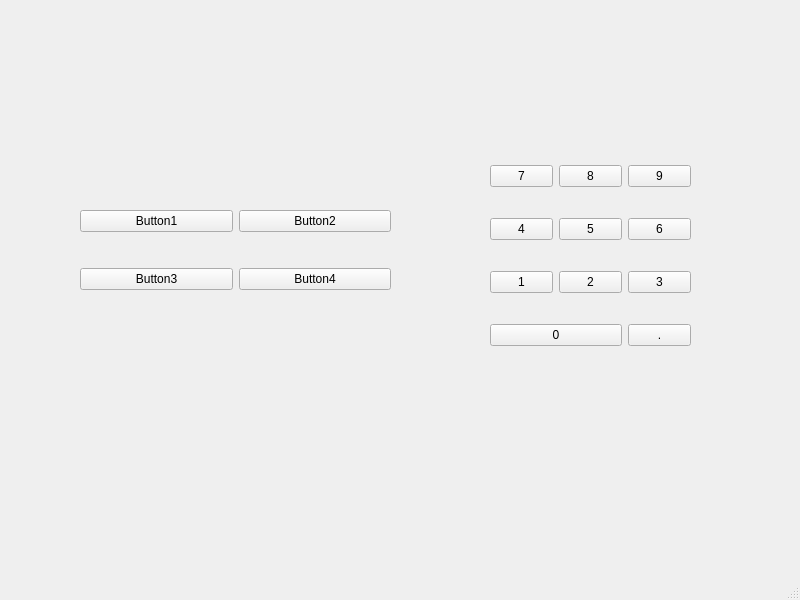
<?xml version="1.0" encoding="UTF-8"?>
<ui version="4.0">
 <class>MainWindow</class>
 <widget class="QMainWindow" name="MainWindow">
  <property name="geometry">
   <rect>
    <x>0</x>
    <y>0</y>
    <width>800</width>
    <height>600</height>
   </rect>
  </property>
  <property name="windowTitle">
   <string>MainWindow</string>
  </property>
  <widget class="QWidget" name="centralwidget">
   <widget class="QWidget" name="">
    <property name="geometry">
     <rect>
      <x>80</x>
      <y>180</y>
      <width>311</width>
      <height>141</height>
     </rect>
    </property>
    <layout class="QGridLayout" name="gridLayout">
     <item row="0" column="0">
      <widget class="QPushButton" name="pushButton">
       <property name="text">
        <string>Button1</string>
       </property>
      </widget>
     </item>
     <item row="0" column="1">
      <widget class="QPushButton" name="pushButton_2">
       <property name="text">
        <string>Button2</string>
       </property>
      </widget>
     </item>
     <item row="1" column="0">
      <widget class="QPushButton" name="pushButton_4">
       <property name="text">
        <string>Button3</string>
       </property>
      </widget>
     </item>
     <item row="1" column="1">
      <widget class="QPushButton" name="pushButton_3">
       <property name="text">
        <string>Button4</string>
       </property>
      </widget>
     </item>
    </layout>
   </widget>
   <widget class="QWidget" name="">
    <property name="geometry">
     <rect>
      <x>490</x>
      <y>140</y>
      <width>201</width>
      <height>231</height>
     </rect>
    </property>
    <layout class="QGridLayout" name="gridLayout_2">
     <item row="0" column="0">
      <widget class="QPushButton" name="pushButton_5">
       <property name="text">
        <string>7</string>
       </property>
      </widget>
     </item>
     <item row="0" column="1">
      <widget class="QPushButton" name="pushButton_6">
       <property name="text">
        <string>8</string>
       </property>
      </widget>
     </item>
     <item row="0" column="2">
      <widget class="QPushButton" name="pushButton_7">
       <property name="text">
        <string>9</string>
       </property>
      </widget>
     </item>
     <item row="1" column="0">
      <widget class="QPushButton" name="pushButton_8">
       <property name="text">
        <string>4</string>
       </property>
      </widget>
     </item>
     <item row="1" column="1">
      <widget class="QPushButton" name="pushButton_10">
       <property name="text">
        <string>5</string>
       </property>
      </widget>
     </item>
     <item row="1" column="2">
      <widget class="QPushButton" name="pushButton_9">
       <property name="text">
        <string>6</string>
       </property>
      </widget>
     </item>
     <item row="2" column="0">
      <widget class="QPushButton" name="pushButton_11">
       <property name="text">
        <string>1</string>
       </property>
      </widget>
     </item>
     <item row="2" column="1">
      <widget class="QPushButton" name="pushButton_15">
       <property name="text">
        <string>2</string>
       </property>
      </widget>
     </item>
     <item row="2" column="2">
      <widget class="QPushButton" name="pushButton_13">
       <property name="text">
        <string>3</string>
       </property>
      </widget>
     </item>
     <item row="3" column="0" colspan="2">
      <widget class="QPushButton" name="pushButton_16">
       <property name="text">
        <string>0</string>
       </property>
      </widget>
     </item>
     <item row="3" column="2">
      <widget class="QPushButton" name="pushButton_14">
       <property name="text">
        <string>.</string>
       </property>
      </widget>
     </item>
    </layout>
   </widget>
  </widget>
  <widget class="QMenuBar" name="menubar">
   <property name="geometry">
    <rect>
     <x>0</x>
     <y>0</y>
     <width>800</width>
     <height>24</height>
    </rect>
   </property>
  </widget>
  <widget class="QStatusBar" name="statusbar"/>
 </widget>
 <resources/>
 <connections/>
</ui>
